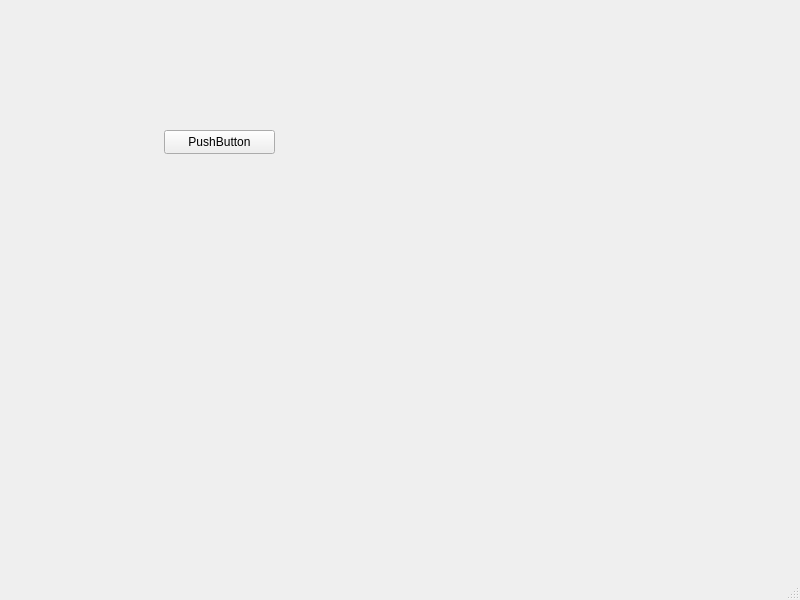
<?xml version="1.0" encoding="UTF-8"?>
<ui version="4.0">
 <class>MainWindow</class>
 <widget class="QMainWindow" name="MainWindow">
  <property name="geometry">
   <rect>
    <x>0</x>
    <y>0</y>
    <width>800</width>
    <height>600</height>
   </rect>
  </property>
  <property name="windowTitle">
   <string>MainWindow</string>
  </property>
  <widget class="QWidget" name="centralwidget">
   <widget class="MyButton" name="pushButton">
    <property name="geometry">
     <rect>
      <x>164</x>
      <y>130</y>
      <width>111</width>
      <height>24</height>
     </rect>
    </property>
    <property name="text">
     <string>PushButton</string>
    </property>
   </widget>
  </widget>
  <widget class="QMenuBar" name="menubar">
   <property name="geometry">
    <rect>
     <x>0</x>
     <y>0</y>
     <width>800</width>
     <height>22</height>
    </rect>
   </property>
  </widget>
  <widget class="QStatusBar" name="statusbar"/>
 </widget>
 <customwidgets>
  <customwidget>
   <class>MyButton</class>
   <extends>QPushButton</extends>
   <header>mybutton.h</header>
  </customwidget>
 </customwidgets>
 <resources/>
 <connections/>
</ui>
